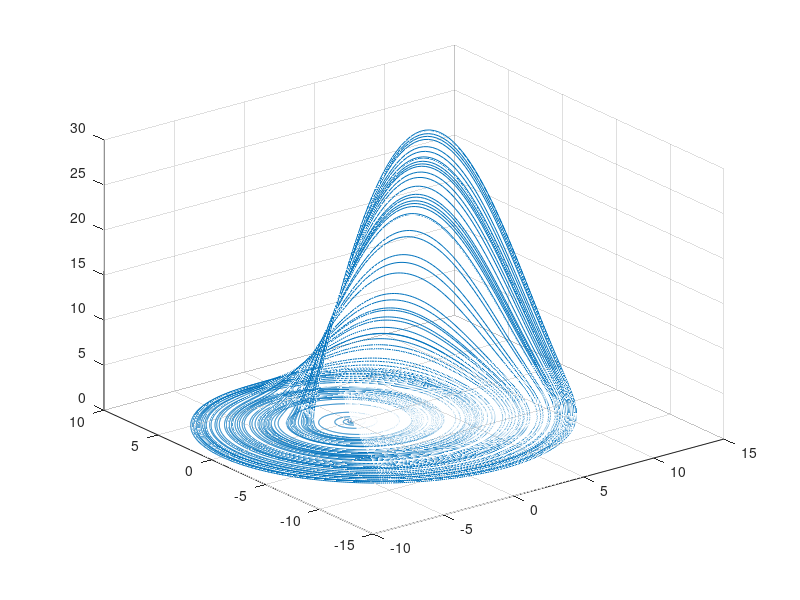

Write the MATLAB code that produced this figure.
clc; clear all;

%% Lorenz
sig=10; bet=8/3 ; rho=28;
fx=@(t,x,y,z) sig*(y-x);
fy=@(t,x,y,z) rho*x-y-x*z;
fz=@(t,x,y,z) x*y-bet*z;

%% Rossler
a=0.2; b=0.2 ; c=5.7;
fx=@(t,x,y,z) -y-z;
fy=@(t,x,y,z) x+a*y;
fz=@(t,x,y,z) b+z*(x-c);


h=0.01;
t=0:h:500;

x=zeros(1,length(t));
y=zeros(1,length(t));
z=zeros(1,length(t));

x(1)=0.1;
y(1)=0;
z(1)=0;

for i=1:(length(t)-1) %
    
    k1=fx(t(i),x(i),y(i),z(i));
    k2=fx(t(i)+h/2,x(i)+k1*h/2,y(i)+k1*h/2,z(i)+k1*h/2);
    k3=fx(t(i)+h/2,x(i)+k2*h/2,y(i)+k2*h/2,z(i)+k2*h/2);
    k4=fx(t(i)+h,x(i)+k3*h,y(i)+k3*h,z(i)+k3*h);
    x(i+1) = x(i) + h*(k1 +2*k2  +2*k3   +k4)/6;
    
    k1=fy(t(i),x(i),y(i),z(i));
    k2=fy(t(i)+h/2,x(i)+k1*h/2,y(i)+k1*h/2,z(i)+k1*h/2);
    k3=fy(t(i)+h/2,x(i)+k2*h/2,y(i)+k2*h/2,z(i)+k2*h/2);
    k4=fy(t(i)+h,x(i)+k3*h,y(i)+k3*h,z(i)+k3*h);
    y(i+1) = y(i) + h*(k1  +2*k2   +2*k3    +k4)/6;
    
    k1=fz(t(i),x(i),y(i),z(i));
    k2=fz(t(i)+h/2,x(i)+k1*h/2,y(i)+k1*h/2,z(i)+k1*h/2);
    k3=fz(t(i)+h/2,x(i)+k2*h/2,y(i)+k2*h/2,z(i)+k2*h/2);
    k4=fz(t(i)+h,x(i)+k3*h,y(i)+k3*h,z(i)+k3*h);
    z(i+1) = z(i) + h*(k1+2*k2 +2*k3  +k4)/6;
    
end
plot3(x,y,z); grid on;